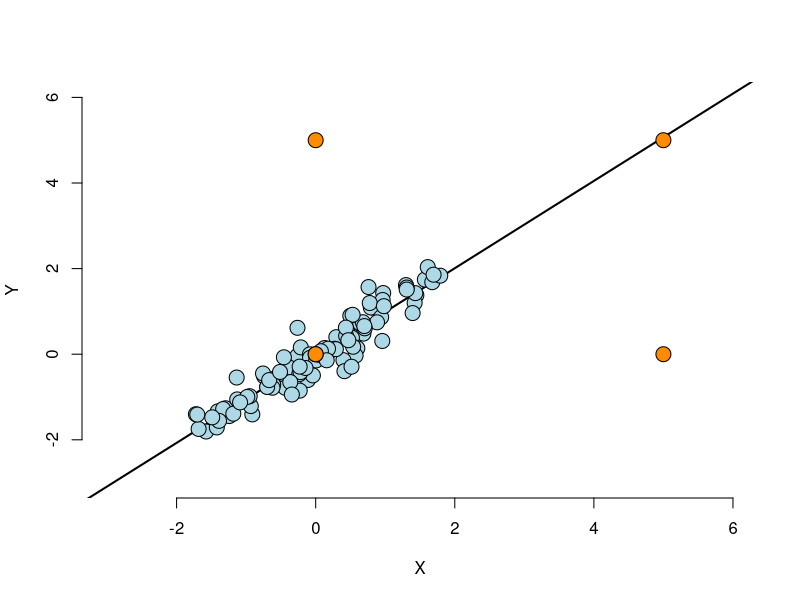
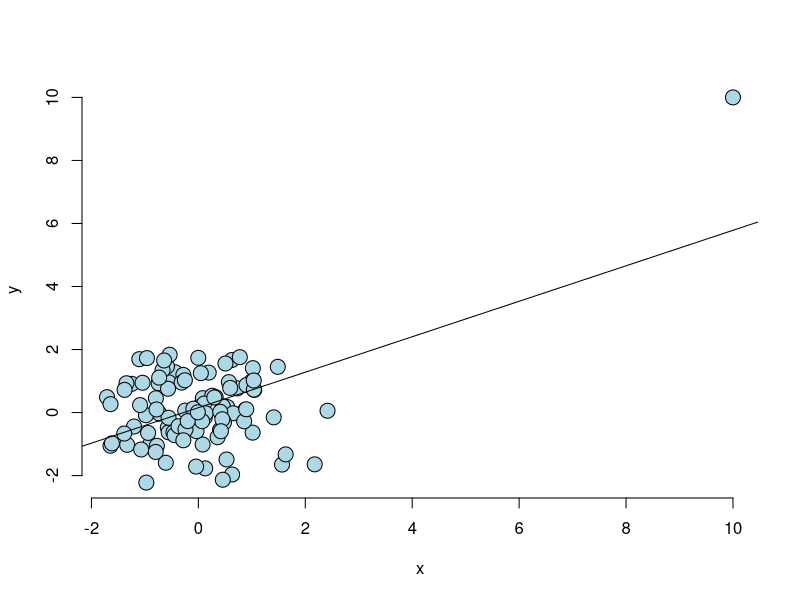
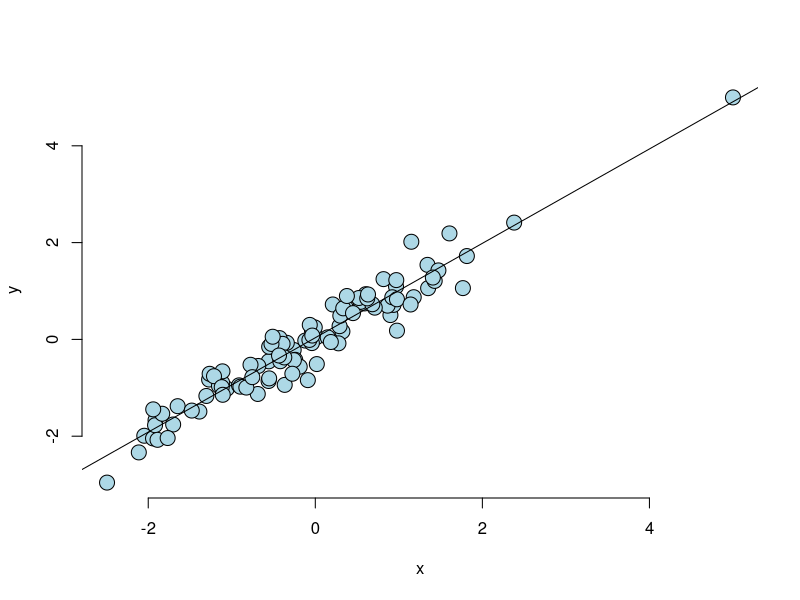
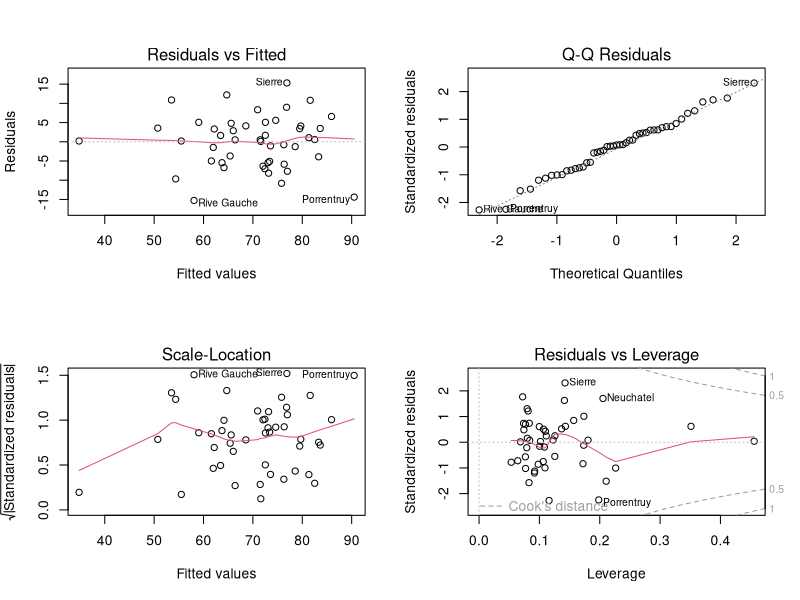

Write R code to recreate these figures, in order.
## ---- chunk 1
knitr::opts_chunk$set(echo = TRUE)
## ---- chunk 2
n <- 100; x <- rnorm(n); y <- x + rnorm(n, sd = .3)
plot(c(-3, 6), c(-3, 6), type = "n", frame = FALSE, xlab = "X", ylab = "Y")
abline(lm(y ~ x), lwd = 2)
points(x, y, cex = 2, bg = "lightblue", col = "black", pch = 21)
points(0, 0, cex = 2, bg = "darkorange", col = "black", pch = 21)
points(0, 5, cex = 2, bg = "darkorange", col = "black", pch = 21)
points(5, 5, cex = 2, bg = "darkorange", col = "black", pch = 21)
points(5, 0, cex = 2, bg = "darkorange", col = "black", pch = 21)
## ---- chunk 3
n <- 100
x <- c(10, rnorm(n))
y <- c(10, c(rnorm(n)))
plot(x, y, frame = FALSE, cex = 2, pch = 21, bg = "lightblue", col = "black")
abline(lm(y ~ x))      
## ---- chunk 4
fit <- lm(y~x)
round(dfbetas(fit)[1:10, 2], 3)
round(hatvalues(fit)[1:10], 3)
## ---- chunk 5
x <- rnorm(n); y <- x + rnorm(n, sd = .3)
x <- c(5, x); y <- c(5, y)
plot(x, y, frame = FALSE, cex = 2, pch = 21, bg = "lightblue", col = "black")
fit2 <- lm(y ~ x)
abline(fit2)            
## ---- chunk 6
round(dfbetas(fit2)[1 : 10, 2], 3)
round(hatvalues(fit2)[1 : 10], 3)
## ---- chunk 7
data(swiss); par(mfrow = c(2, 2))
fit <- lm(Fertility ~ . , data = swiss); plot(fit)
